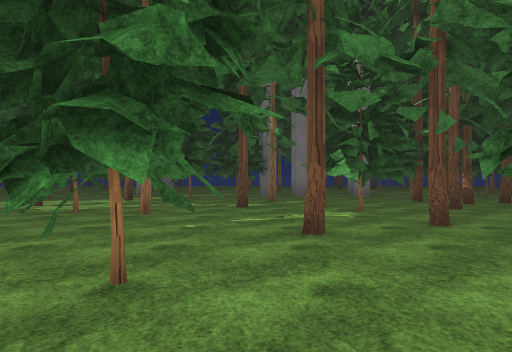
view 1 (above)

23 first-person views from a walk through a Unity game level. The camera is 1.3 m above the floor, looks level and sees 70° across. The floor is counted in squares, 2 m on a side. Each view is taken from the middle of a square. On the plan, view 1 faces up. The plan holds only what a view shows up to about 11 squares ahead; the rest is blank. The place goes on beyond the plan. The player character is not drawn. Surface patterns are stand-ins for the level's own textures.

view 2
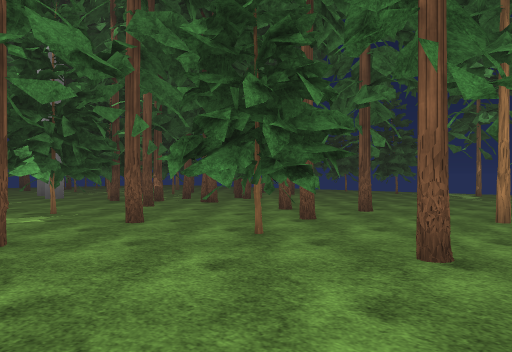

view 3
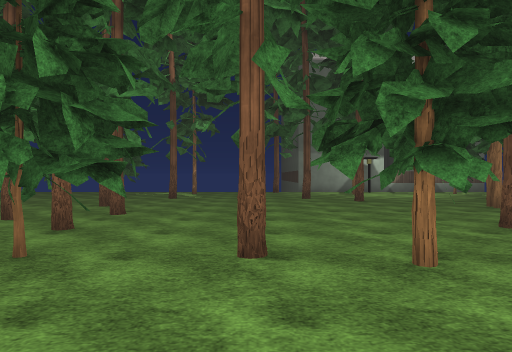

view 4
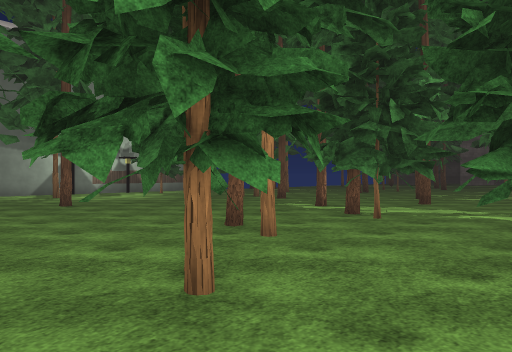

view 5
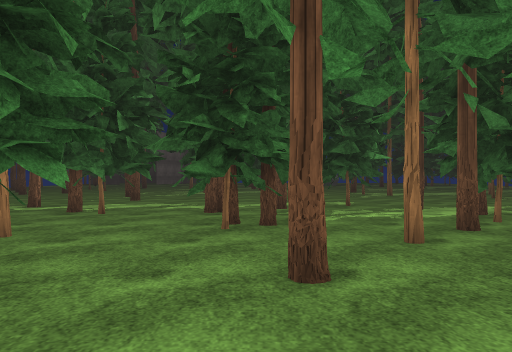

view 6
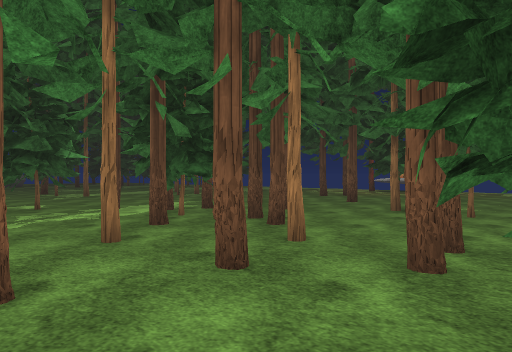

view 7
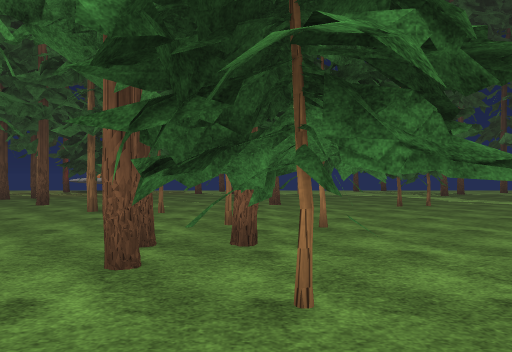

view 8
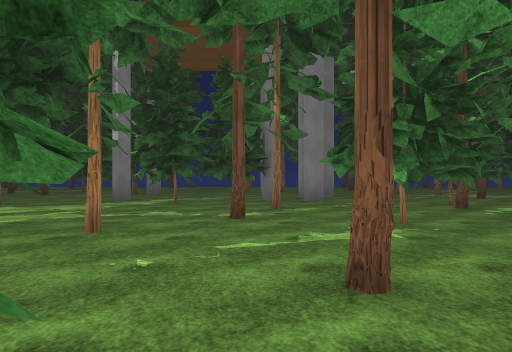

view 9
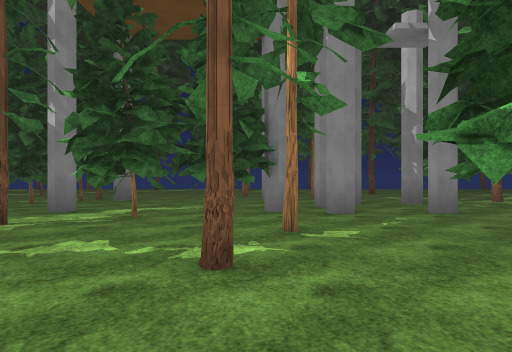

view 10
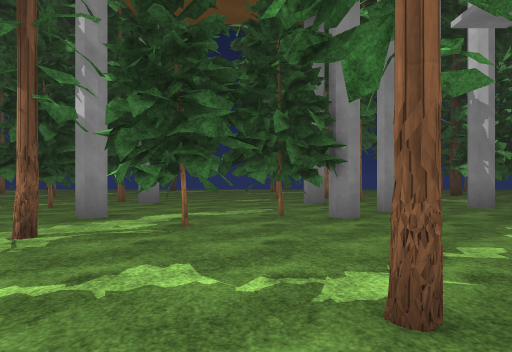

view 11
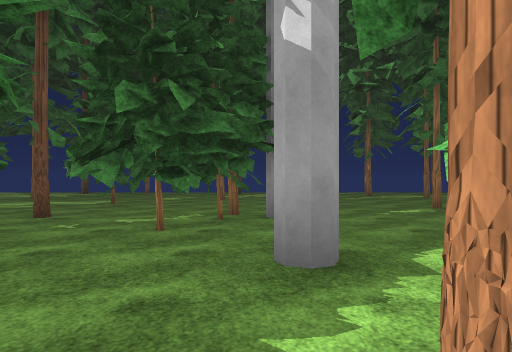

view 12
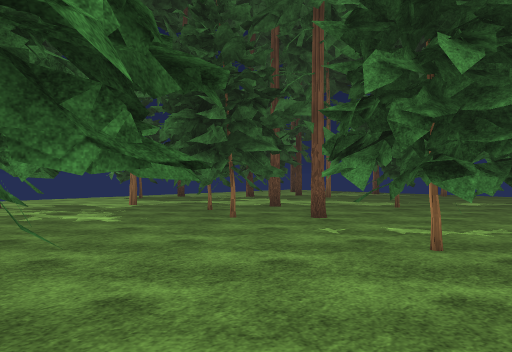

view 13
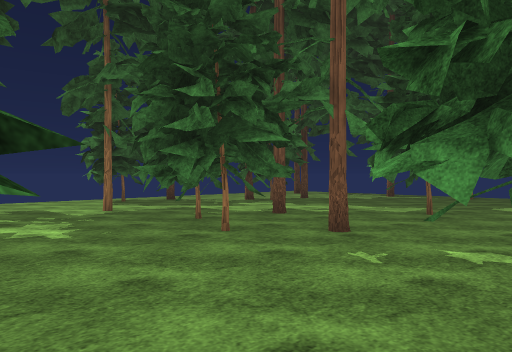

view 14
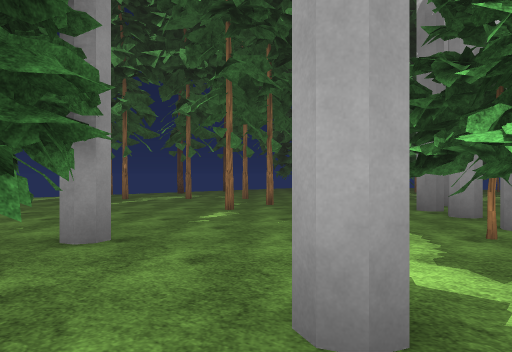

view 15
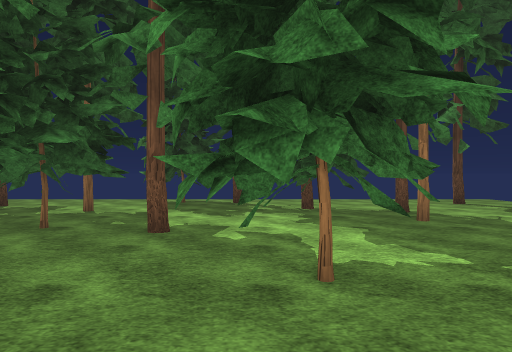

view 16
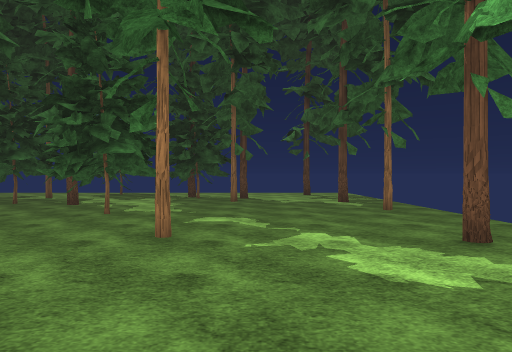

view 17
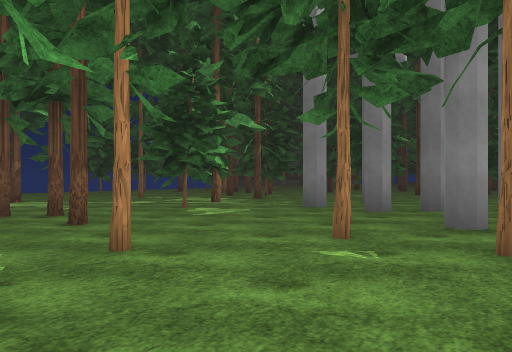

view 18
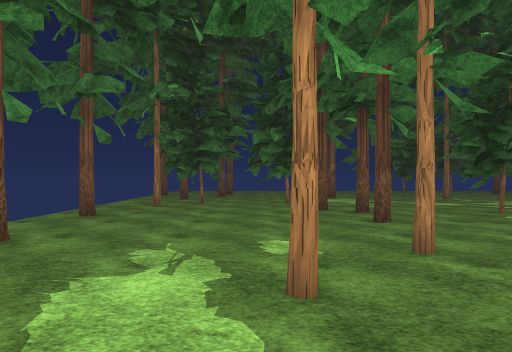

view 19
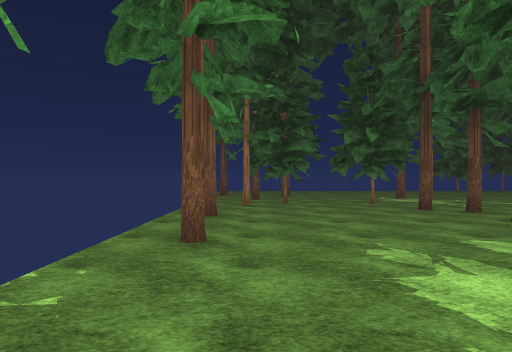

view 20
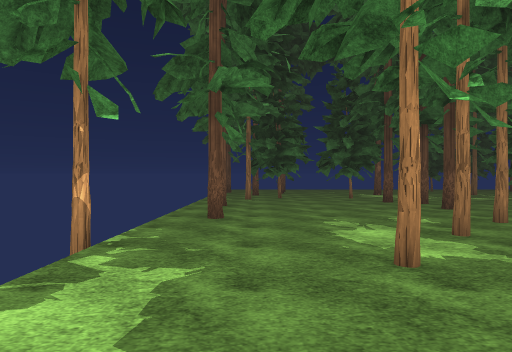

view 21
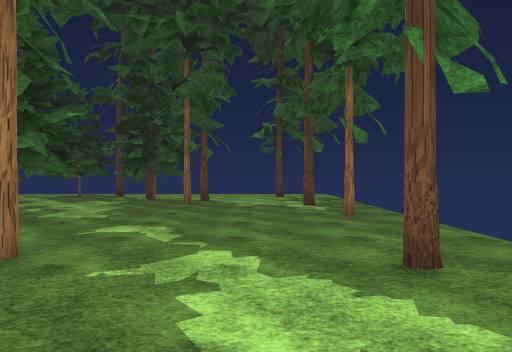

view 22
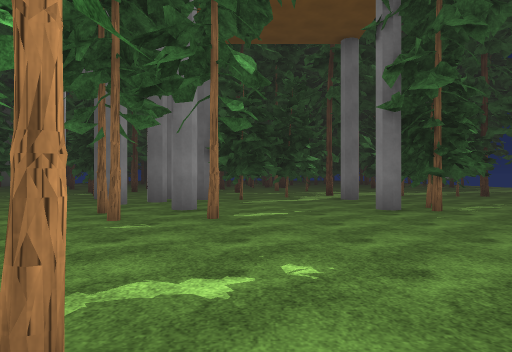

view 23
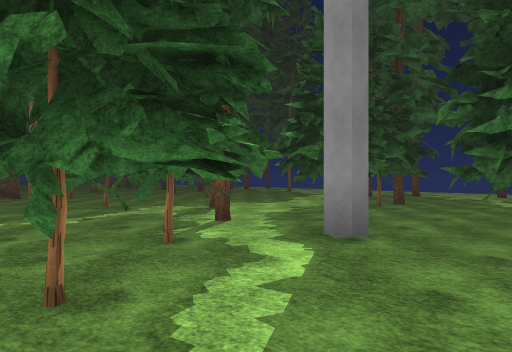

### Floor plan
Key: @ floor where view 1 was taken; # wall or solid block; x gap in a wall; . floor; T thing the floor can be seen under or through; O other object.
Columns run from 15 left of view 1 to 13 right of it. Each row starts with its distance up from view 1.
 24                ##
 23 ............ .............
 22 .#...#....#...........###.
 21 ...............#......##..
 20 ................#......#..
 19 .. #.#....#......#...###..
 18 .. ##...#..........#.#....
 17 .......##.......#........#
 16 .#.............#.#..#.....
 15 ##...##.#.##O...O...##..#.
 14 ...#.###..##.....O.O......
 13 ......##.##.....OO..... ..
 12 ..#.........O.TOO.OO..#
 11 .. ....###..TTTT...x..#
 10     ...###..TT.....##..
  9      ..  #.........###
  8      .....#...........##
  7      ...... #...##.#.. ....
  6      ...#..##...##.........
  5      ...##.......x..#.....
  4      ......  ....TT....#...
  3      ......TT.#..TT..#....#
  2        .#..TTT#..TT........
  1      ....  TTT....T..#....
  0     .....T ..#.@#.T.......#
 -1     ..  .#.......#TT.........
 -2        .....#.#.#..T.....#..#
 -3      #..#...##..#...........
 -4      ##.....##....TT. .#...
 -5      .x  ........#T........
 -6           ....##.....#...
 -7           ....# .......#
 -8            ....   x.....
 -9            ....   ..#...
-10                   ...
-11                   ..

Positions as (right, up) in squares from view 1, and headings:
1: (0, 0), facing up
2: (0, 0), facing up-right
3: (0, 1), facing right
4: (1, 1), facing down-right
5: (1, 2), facing down
6: (1, 2), facing down-left
7: (1, 2), facing left
8: (0, 2), facing up
9: (0, 5), facing up
10: (-1, 6), facing up
11: (-4, 9), facing up
12: (-4, 10), facing up-left
13: (-5, 11), facing up-left
14: (-5, 11), facing up-right
15: (-5, 17), facing left
16: (-1, 20), facing left
17: (-1, 20), facing down-right
18: (-1, 20), facing right
19: (-1, 22), facing right
20: (-3, 22), facing right
21: (-2, 21), facing left
22: (-1, 22), facing down
23: (0, 14), facing down-left
